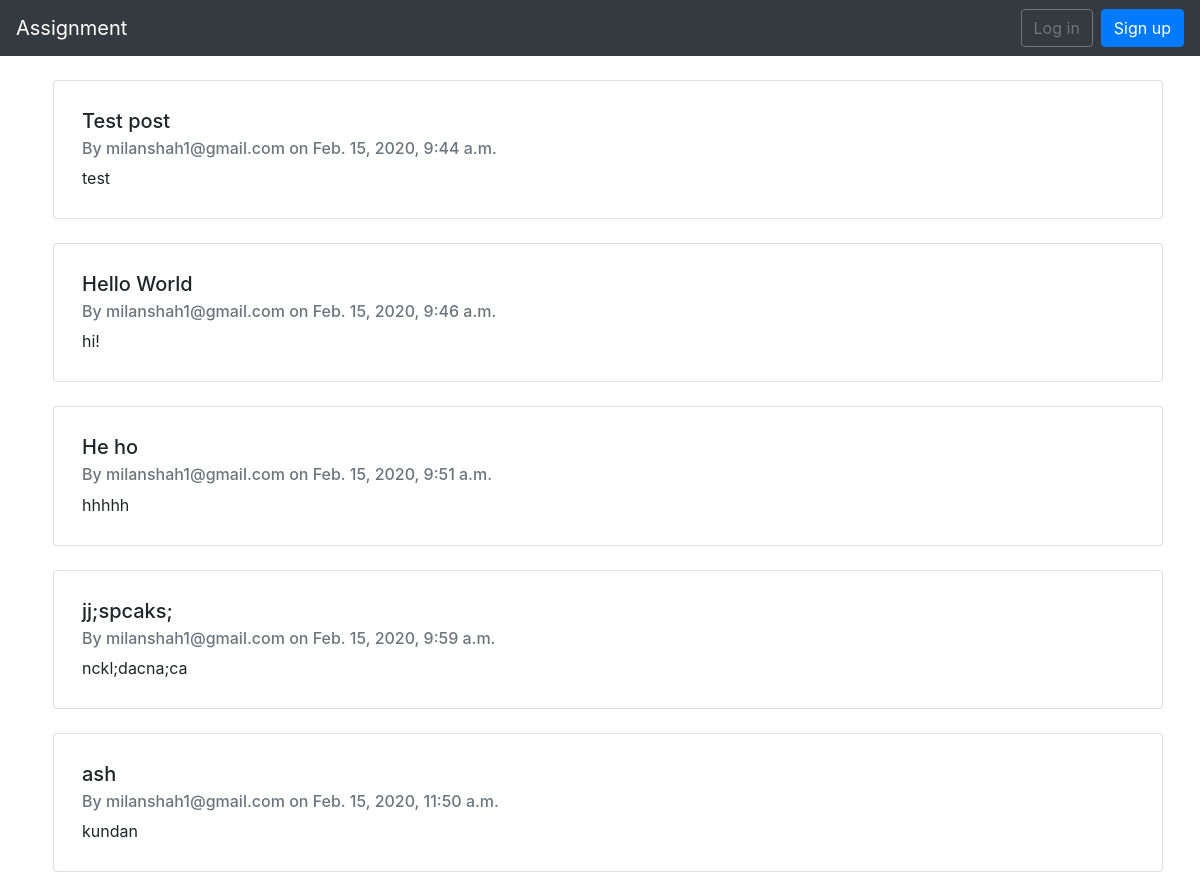
The app's page /myposts with its own data.
### pages/models.py (models this page shows, shortened)
class Post(models.Model):
    title = models.CharField(max_length=50)
    content = models.TextField()
    author = models.ForeignKey(settings.AUTH_USER_MODEL, on_delete=models.CASCADE)
    created_date = models.DateTimeField(auto_now_add=True)

### users/models.py (models this page shows, shortened)
class CustomUser(AbstractUser):
    pass

### pages/views.py (the view)
# urls.py: path('myposts', PostListingView.as_view(), name='post-list'),
class PostListingView(TemplateView):
    template_name = 'pages/post-list.html'
    def get_context_data(self, **kwargs):
        context = super().get_context_data(**kwargs)
        context['posts'] = Post.objects.all()
        return context

### templates/pages/post-list.html (shortened to what this page needs)
{% extends '_base.html' %}
{% load static %}
{% block content %}
<div class="container">
    <div class="grid">
        <div class="row">
            {% for post in posts %}
                <div class="card col-12 ml-2 mb-4 p-2" style="">
                    <div class="card-body">
                        <h5 class="card-title">{{ post.title }} </h5>
                        <h6 class="card-subtitle mb-2 text-muted">By {{ post.author.email }} on {{ post.created_date }}</h6>
                        <p class="card-text">{{ post.content }}</p>
                    </div>
                </div>
            {% endfor %}
        </div>
    </div>
</div>
{% endblock content %}

### templates/_base.html (shortened to what this page needs)
{% load static %}
<!DOCTYPE html>
<html lang="en">
<head>
{% block css %}
<link rel="stylesheet" href="https://stackpath.bootstrapcdn.com/bootstrap/4.1.3/css/bootstrap.min.css">
<link rel="stylesheet" href="{% static 'css/base.css' %}">
{% endblock %}
</head>
<body>
  <nav class="navbar navbar-expand-md navbar-dark bg-dark mb-4">
      <a class="navbar-brand" href="{% url 'home' %}">Assignment</a>
      <div class="collapse navbar-collapse" id="navbarCollapse">
        {% if user.is_authenticated %}
          <a class="navbar-link ml-auto" href="{% url 'post-list' %}">View all posts</a>
          <ul class="navbar-nav ml-4">
            <li class="nav-item">
              <a class="nav-link dropdown-toggle" href="#" id="userMenu" data-toggle="dropdown" aria-haspopup="true" aria-expanded="false">
                {{ user.email }}
              </a>
              <div class="dropdown-menu dropdown-menu-right" aria-labelledby="userMenu">
                <a class="dropdown-item" href="{% url 'account_change_password' %}">Change password</a>
                <div class="dropdown-divider"></div>
                <a class="dropdown-item" href="{% url 'account_logout' %}">Log out</a>
              </div>
            </li>
          </ul>
        {% else %}
          <form class="form-inline ml-auto">
            <a href="{% url 'account_login' %}" class="btn btn-outline-secondary">Log in</a>
            <a href="{% url 'account_signup' %}" class="btn btn-primary ml-2">Sign up</a>
          </form>
        {% endif %}
      </div>
    </nav>
  <div class="container">
    {% block content %}{% endblock content %}
  </div>
</body>
</html>

### records on screen
Post: title "Test post", author.email "milanshah1@gmail.com", created_date "Feb. 15, 2020, 9:44 a.m.", content "test"
Post: title "Hello World", author.email "milanshah1@gmail.com", created_date "Feb. 15, 2020, 9:46 a.m.", content "hi!"
Post: title "He ho", author.email "milanshah1@gmail.com", created_date "Feb. 15, 2020, 9:51 a.m.", content "hhhhh"
Post: title "jj;spcaks;", author.email "milanshah1@gmail.com", created_date "Feb. 15, 2020, 9:59 a.m.", content "nckl;dacna;ca"
Post: title "ash", author.email "milanshah1@gmail.com", created_date "Feb. 15, 2020, 11:50 a.m.", content "kundan"
